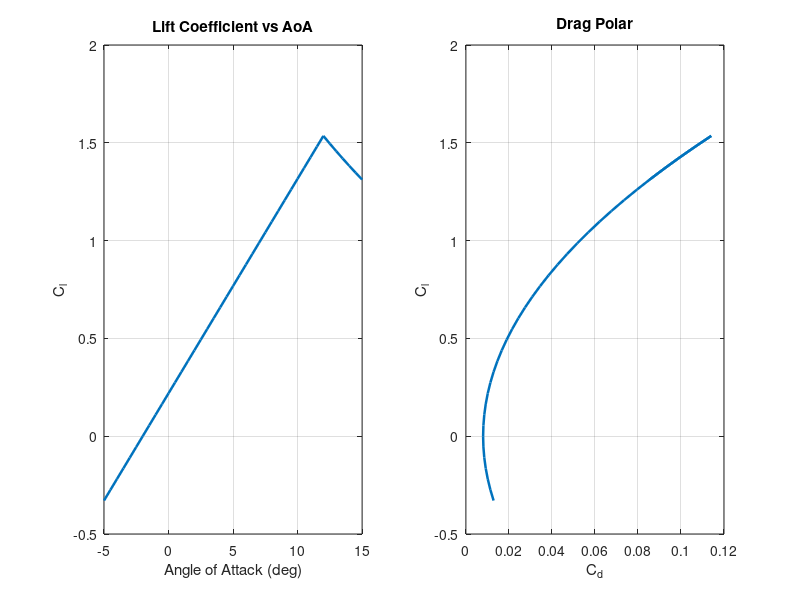

MATLAB code to generate this figure:
%% Airfoil Aerodynamic Coefficients vs Angle of Attack
% Thin airfoil theory for lift + empirical drag polar

clear; clc; close all;

alpha_deg = -5:0.5:15;
alpha = deg2rad(alpha_deg);

alpha0 = deg2rad(-2);  % zero-lift angle (cambered airfoil)
a0 = 2*pi;             % lift-curve slope (thin airfoil theory)

Cl = a0 * (alpha - alpha0);

% Stall model: cap and drop beyond critical AoA
alpha_stall = deg2rad(12);
Cl(alpha > alpha_stall) = Cl(alpha_deg == 12) .* ...
    exp(-3*(alpha(alpha > alpha_stall) - alpha_stall));

Cd0 = 0.008;
k = 0.045; % induced drag factor
Cd = Cd0 + k .* Cl.^2;

figure;
subplot(1,2,1);
plot(alpha_deg, Cl, 'LineWidth', 1.8);
xlabel('Angle of Attack (deg)'); ylabel('C_l'); grid on;
title('Lift Coefficient vs AoA');

subplot(1,2,2);
plot(Cd, Cl, 'LineWidth', 1.8);
xlabel('C_d'); ylabel('C_l'); grid on;
title('Drag Polar');

[~, idx] = max(Cl./Cd);
fprintf('Best L/D at alpha = %.1f deg, L/D = %.1f\n', alpha_deg(idx), Cl(idx)/Cd(idx));
